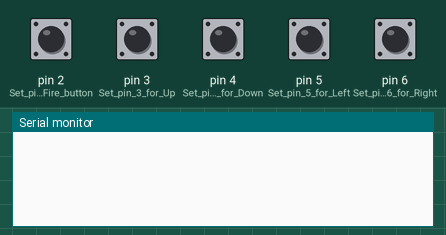
Recording of a sketch running on a simulated Arduino Leonardo, built with avr-gcc and run on an emulated ATmega32U4. On the bench: the last lines printed to the serial monitor. Inputs (shaded band) come from the test bench; at power-on: pin 2 (Set_pin_2_for_Fire_button), pin 3 (Set_pin_3_for_Up), pin 4 (Set_pin_4_for_Down), pin 5 (Set_pin_5_for_Left), pin 6 (Set_pin_6_for_Right) HIGH. USB keyboard and mouse output is not drawn.

Above: at 1.2 s.
1.3 s: pin 2 (Set_pin_2_for_Fire_button) pulled LOW for 0.15 s
At 2.1 s:
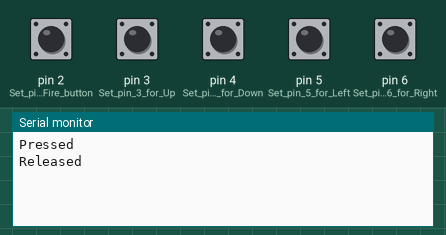
2.9 s: pin 3 (Set_pin_3_for_Up) pulled LOW for 0.15 s
At 4.1 s:
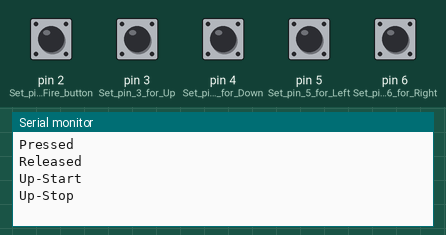
4.5 s: pin 4 (Set_pin_4_for_Down) pulled LOW for 0.15 s
At 5.6 s:
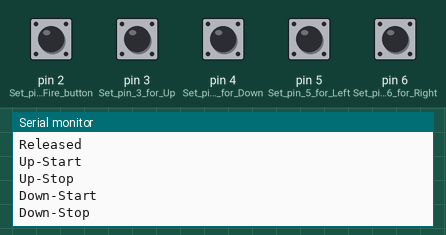
6.1 s: pin 5 (Set_pin_5_for_Left) pulled LOW for 0.15 s
At 7.1 s:
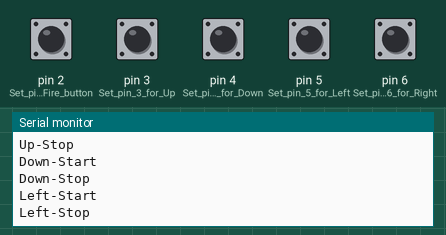
7.7 s: pin 6 (Set_pin_6_for_Right) pulled LOW for 0.15 s
At 9.0 s:
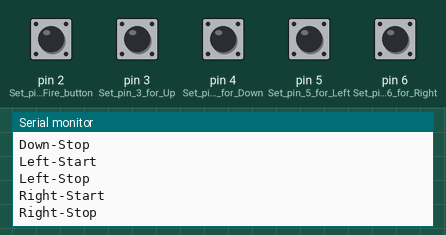

Measured:
- after the input at 1.3 s, the serial monitor: prints a new line at once (image 1)
- after the input at 2.9 s, the serial monitor: prints a new line at once (image 2)
- after the input at 4.5 s, the serial monitor: prints a new line at once (image 3)
- after the input at 6.1 s, the serial monitor: prints a new line at once (image 4)
- after the input at 7.7 s, the serial monitor: prints a new line at once (image 5)

The sketch:

JoystickUSBInterface.ino
```cpp
// Include the Joystick Library
#include <Joystick.h>

// Joystick Library set up
Joystick_ Joystick(JOYSTICK_DEFAULT_REPORT_ID,JOYSTICK_TYPE_GAMEPAD,
  1, 0,                  // Button Count, Hat Switch Count
  true, true, false,     // X and Y, but no Z Axis
  false, false, false,   // No Rx, Ry, or Rz
  false, false,          // No rudder or throttle
  false, false, false);  // No accelerator, brake, or steering

void setup() {
  // put your setup code here, to run once:
  pinMode(2, INPUT_PULLUP); // Set pin 2 for Fire button
  pinMode(3, INPUT_PULLUP); // Set pin 3 for Up
  pinMode(4, INPUT_PULLUP); // Set pin 4 for Down
  pinMode(5, INPUT_PULLUP); // Set pin 5 for Left
  pinMode(6, INPUT_PULLUP); // Set pin 6 for Right
  Serial.begin(9600);

  // Initialize Joystick Library
  Joystick.begin();
  Joystick.setXAxisRange(-1, 1);
  Joystick.setYAxisRange(-1, 1);

}
// Set Variables
 String button = "Released";
 bool Up_Bool = false;
 bool Down_Bool = false;
 bool Left_Bool = false;
 bool Right_Bool = false;


void loop() {
  // put your main code here, to run repeatedly:
  // Debounce
  delay(20);

  //Read Pins
  int Fire = digitalRead(2);
  int Up = digitalRead(3);
  int Down = digitalRead(4);
  int Left = digitalRead(5);
  int Right = digitalRead(6);

  //USB Library Logic
  //Fire
  // Note:  pinMode(2, INPUT_PULLUP); will return "0" when button is pressed.
  // the second arguement is expected to be "1" when pressed
  //by adding the !, it is saying "NOT" and flips the value
  Joystick.setButton(0, !Fire);

  // Right
  if (Right == 0) {
    Joystick.setXAxis(1);
  // Left
  } else if (Left == 0) {
    Joystick.setXAxis(-1);
  } else {
    Joystick.setXAxis(0);
  }


  // Up
  if (Up == 0) {
    Joystick.setYAxis(-1);
  } else if (Down == 0) {
    Joystick.setYAxis(1);
  } else {
    Joystick.setYAxis(0);
  }


  //Original Serial Logic

// Button Logic

  // Serial.println(Fire);

  if (Fire == 0 && button == "Released") { // Use "&&" instead of "and"
    button = "Pressed";
    Serial.println(button);
  } else if (Fire == 1 && button == "Pressed"){
    button = "Released";
    Serial.println(button);
  }

  // Up Logic
  if (Up == 0 && Up_Bool == false) { // Use "&&" instead of "and"
    Up_Bool = true;
    Serial.println("Up-Start");
  } else if (Up == 1 && Up_Bool == true){
    Up_Bool = false;
    Serial.println("Up-Stop");
  }

  // Down Logic
  if (Down == 0 && Down_Bool == false) { // Use "&&" instead of "and"
    Down_Bool = true;
    Serial.println("Down-Start");
  } else if (Down == 1 && Down_Bool == true){
    Down_Bool = false;
    Serial.println("Down-Stop");
  }

  // Left Logic
  if (Left == 0 && Left_Bool == false) { // Use "&&" instead of "and"
    Left_Bool = true;
    Serial.println("Left-Start");
  } else if (Left == 1 && Left_Bool == true){
    Left_Bool = false;
    Serial.println("Left-Stop");
  }

  // Right Logic
  if (Right == 0 && Right_Bool == false) { // Use "&&" instead of "and"
    Right_Bool = true;
    Serial.println("Right-Start");
  } else if (Right == 1 && Right_Bool == true){
    Right_Bool = false;
    Serial.println("Right-Stop");
  }


}
```
